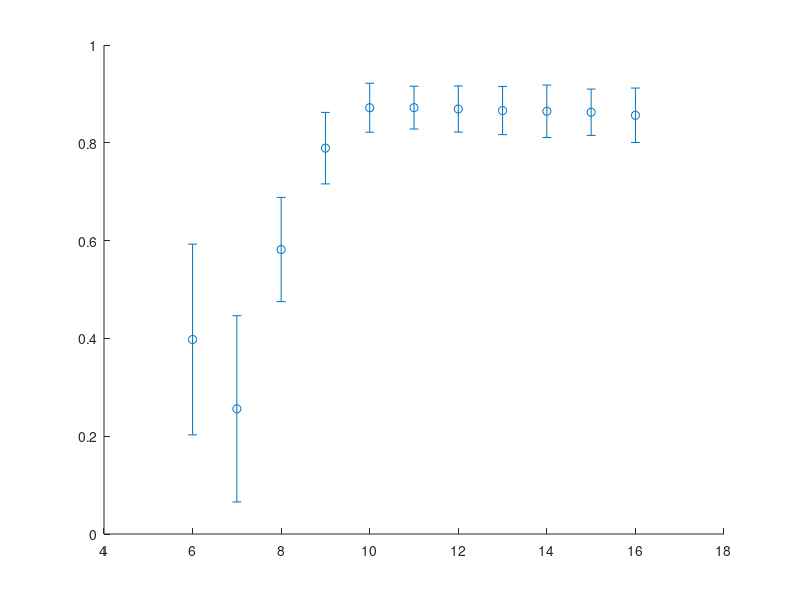

MATLAB code for this plot: (Note: this script raises an error after producing the figure.)
%close all
load('fidelity_coh_stats_vs_tof.mat')

t_tof = t_tof*1e3;
median_woc = zeros(1,length(t_tof));
median_wc = zeros(1,length(t_tof));
median_woc_ref = zeros(1,length(t_tof));
median_wc_ref = zeros(1,length(t_tof));

iqr_woc = zeros(1,length(t_tof));
iqr_wc = zeros(1,length(t_tof));
iqr_woc_ref = zeros(1,length(t_tof));
iqr_wc_ref = zeros(1,length(t_tof));

for i = 1:length(t_tof)
    median_woc(i) = median(fidelity_woc_stats(i,:));
    median_wc(i) = median(fidelity_wc_stats(i,:));
    median_woc_ref(i) = median(fidelity_woc_stats_ref(i,:));
    median_wc_ref(i) = median(fidelity_wc_stats_ref(i,:));

    iqr_woc(i) = quantile(fidelity_woc_stats(i,:),0.75) - quantile(fidelity_woc_stats(i,:),0.25);
    iqr_wc(i)= quantile(fidelity_wc_stats(i,:),0.75) - quantile(fidelity_wc_stats(i,:),0.25);
    iqr_woc_ref(i) = quantile(fidelity_woc_stats_ref(i,:),0.75) - quantile(fidelity_woc_stats_ref(i,:),0.25);
    iqr_wc_ref(i) = quantile(fidelity_wc_stats_ref(i,:),0.75) - quantile(fidelity_wc_stats_ref(i,:),0.25);
end

fontsize = 16;

f(1) = subplot(1,1,1);
errorbar(t_tof,median_woc,iqr_woc, 'o','Color','red');
hold on
errorbar(t_tof, median_wc, iqr_wc, 'x','Color','red')
errorbar(t_tof,median_woc_ref,iqr_woc_ref, 'o','Color','black')
errorbar(t_tof,median_wc_ref, iqr_wc_ref, 'x','Color','black')
%ylim([-0.6,1.1])
xlabel('$t\; (\rm ms)$', 'Interpreter','latex','FontSize',fontsize)
ylabel('$\langle\phi^{\rm (in)}_-, \phi^{\rm (out)}_-\rangle$', 'Interpreter','latex','FontSize',fontsize)
yticks([-0.6,-0.2,0.2,0.6,1])
xlim([5.8,16.2])

g(1) = axes('Position',[.55 .3 .3 .3]);
box on
plot(t_tof,median_woc,'o','Color','red')
hold on
plot(t_tof,median_wc, 'x', 'Color','red')
plot(t_tof,median_woc_ref,'o','Color','black')
plot(t_tof,median_wc_ref, 'x', 'Color','black')
ylim([0.8,0.95])
xlabel('$t\; (\rm ms)$', 'Interpreter','latex','FontSize',fontsize-2)
xticks([6,8,10,12,14,16])
set(g(1), 'FontSize', fontsize-2,'FontName', 'Times')
set(f(1), 'FontSize', fontsize,'FontName', 'Times')